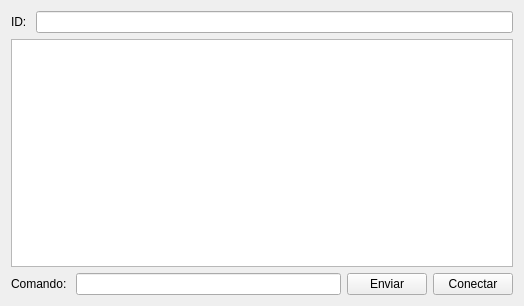
<?xml version="1.0" encoding="UTF-8"?>
<ui version="4.0">
 <class>Widget</class>
 <widget class="QWidget" name="Widget">
  <property name="geometry">
   <rect>
    <x>0</x>
    <y>0</y>
    <width>524</width>
    <height>306</height>
   </rect>
  </property>
  <property name="windowTitle">
   <string>Widget</string>
  </property>
  <layout class="QGridLayout" name="gridLayout">
   <item row="0" column="0">
    <layout class="QHBoxLayout" name="horizontalLayout_2">
     <item>
      <widget class="QLabel" name="label">
       <property name="text">
        <string>ID: </string>
       </property>
      </widget>
     </item>
     <item>
      <widget class="QLineEdit" name="nickname"/>
     </item>
    </layout>
   </item>
   <item row="1" column="0">
    <widget class="QTextEdit" name="textEdit"/>
   </item>
   <item row="2" column="0">
    <layout class="QHBoxLayout" name="horizontalLayout">
     <item>
      <widget class="QLabel" name="label_2">
       <property name="text">
        <string>Comando: </string>
       </property>
      </widget>
     </item>
     <item>
      <widget class="QLineEdit" name="message"/>
     </item>
     <item>
      <widget class="QPushButton" name="send">
       <property name="text">
        <string>Enviar</string>
       </property>
      </widget>
     </item>
     <item>
      <widget class="QPushButton" name="bind">
       <property name="text">
        <string>Conectar</string>
       </property>
      </widget>
     </item>
    </layout>
   </item>
  </layout>
 </widget>
 <layoutdefault spacing="6" margin="11"/>
 <resources/>
 <connections/>
</ui>
